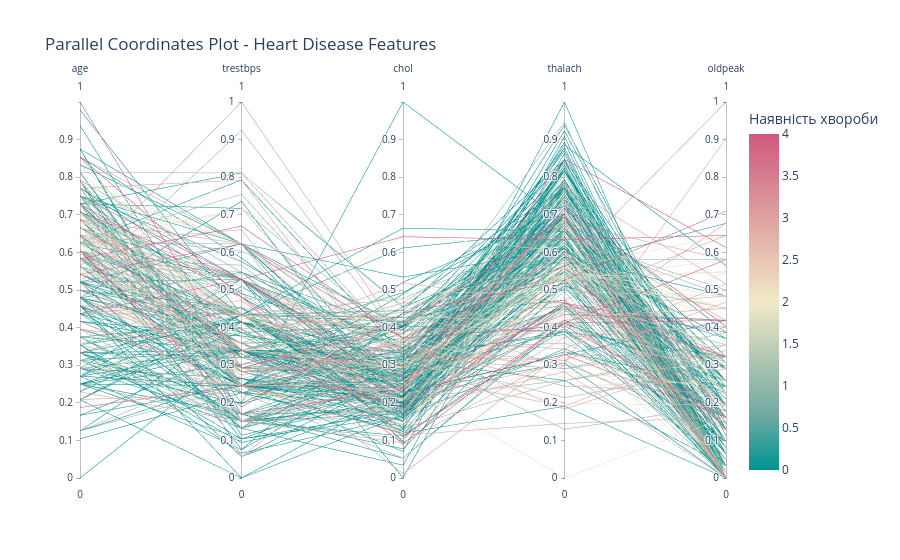

Notebook code for this chart:
### Code cell
from sklearn.preprocessing import MinMaxScaler
import plotly.express as px

num_cols = ['age', 'trestbps', 'chol', 'thalach', 'oldpeak']
df_normalized = df_clean.copy()
scaler = MinMaxScaler()
df_normalized[num_cols] = scaler.fit_transform(df_clean[num_cols])

fig = px.parallel_coordinates(df_normalized, color='num', 
                              dimensions=num_cols + ['cp', 'thal', 'slope', 'ca'],
                              color_continuous_scale=px.colors.diverging.Tealrose,
                              title='Parallel Coordinates Plot - Heart Disease Features',
                              labels={'num': 'Наявність хвороби'})
fig.show()

### Figure 1 — Plotly figure (JSON) as saved in the notebook; plotly's stock layout.template omitted (floating-point values rounded to 4 significant figures; data arrays with more than 128 entries replaced by an {"elided": "..."} marker saying what was removed)
{"data": [{"dimensions": [{"label": "age", "values": {"elided": "297 float values"}}, {"label": "trestbps", "values": {"elided": "297 float values"}}, {"label": "chol", "values": {"elided": "297 float values"}}, {"label": "thalach", "values": {"elided": "297 float values"}}, {"label": "oldpeak", "values": {"elided": "297 float values"}}], "domain": {"x": [0, 1], "y": [0, 1]}, "line": {"color": {"elided": "297 int values"}, "coloraxis": "coloraxis"}, "name": "", "type": "parcoords"}], "layout": {"coloraxis": {"colorbar": {"title": {"text": "Наявність хвороби"}}, "colorscale": [[0, "rgb(0, 147, 146)"], [0.1667, "rgb(114, 170, 161)"], [0.3333, "rgb(177, 199, 179)"], [0.5, "rgb(241, 234, 200)"], [0.6667, "rgb(229, 185, 173)"], [0.8333, "rgb(217, 137, 148)"], [1, "rgb(208, 88, 126)"]]}, "legend": {"tracegroupgap": 0}, "title": {"text": "Parallel Coordinates Plot - Heart Disease Features"}}}
